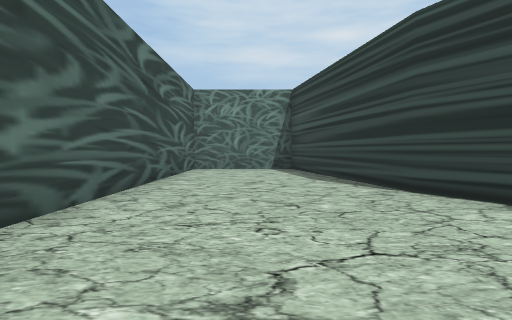
view 1 (above)

18 first-person views from a walk through a scene from a Unity 3-D project. The camera is 1.2 m above the floor, tilts 2° down and sees 85° across. The floor is counted in squares, 2 m on a side. Each view is taken from the middle of a square. On the plan, view 1 faces up. The plan holds only what a view shows up to about 9 squares ahead; the rest is blank. The place goes on beyond the plan. The player is left out.

view 2
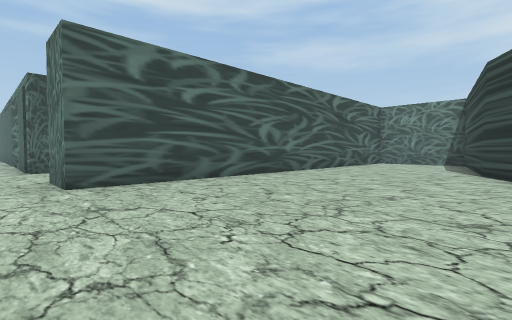

view 3
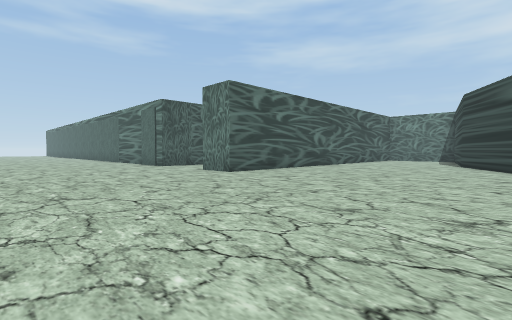

view 4
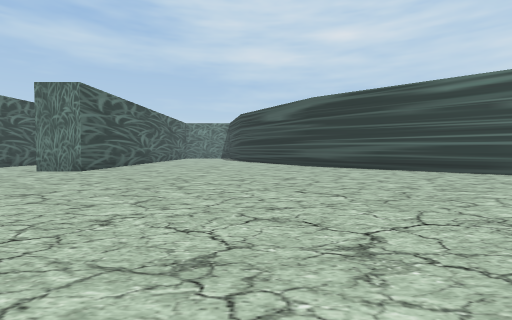

view 5
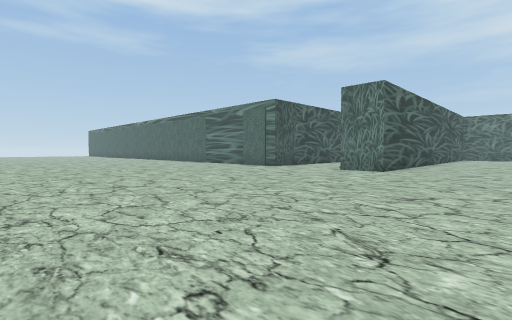

view 6
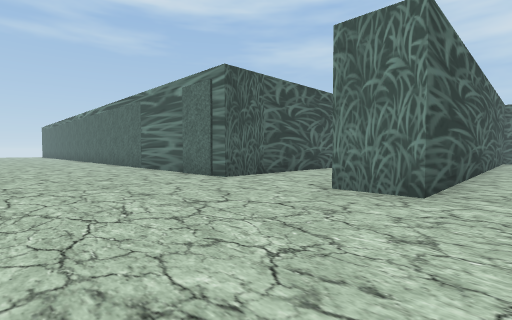

view 7
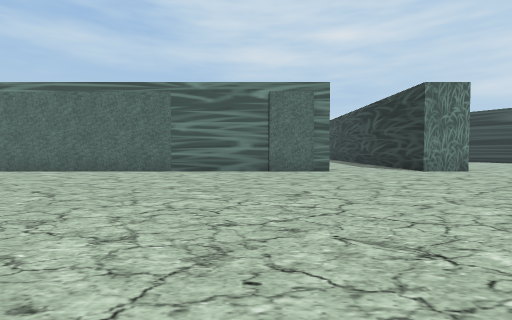

view 8
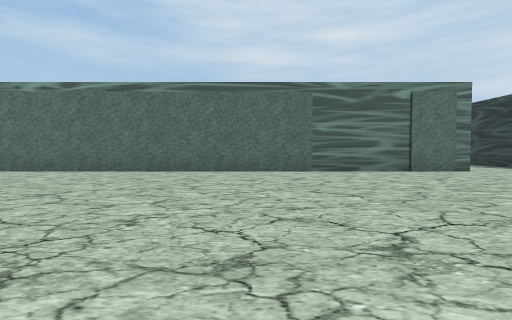

view 9
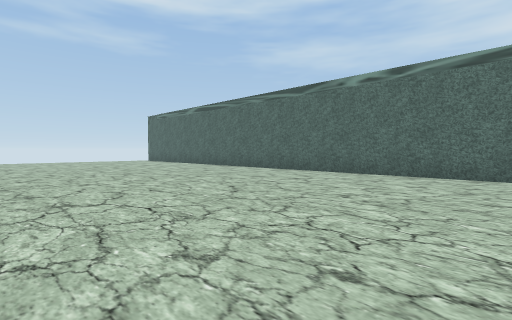

view 10
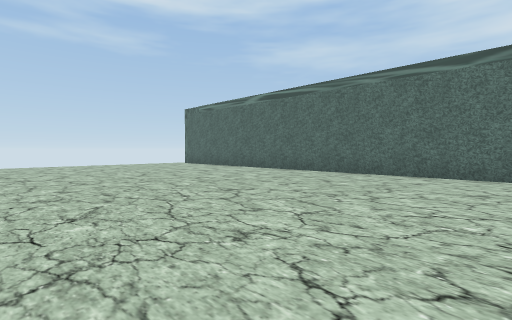

view 11
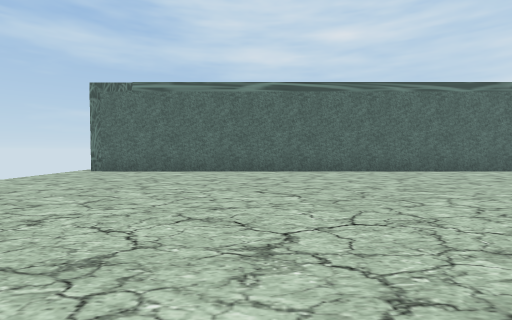

view 12
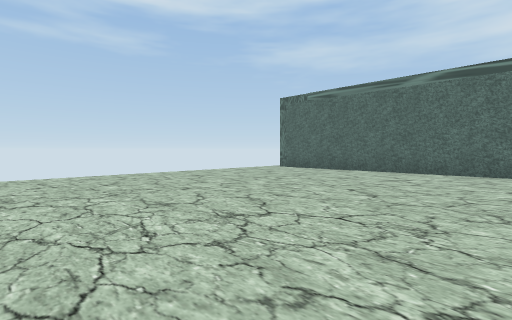

view 13
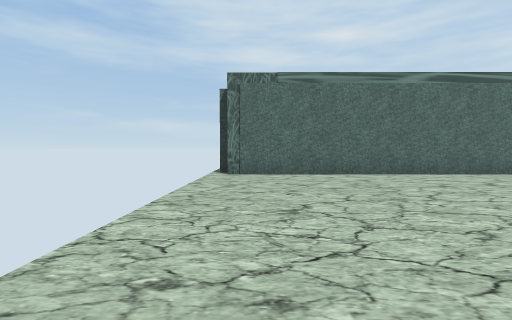

view 14
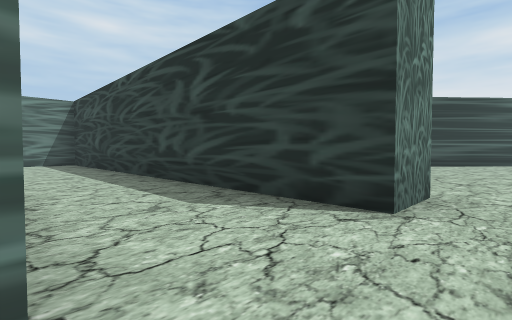

view 15
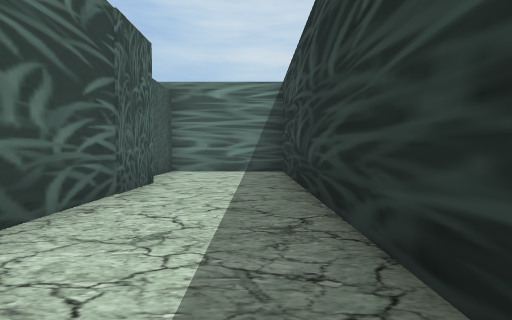

view 16
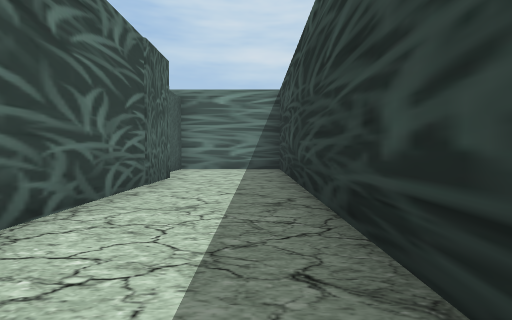

view 17
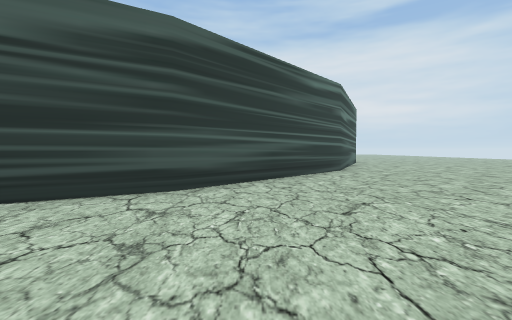

view 18
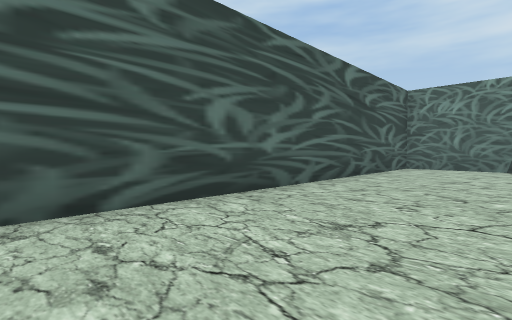

### Floor plan
Points are (right, up) in squares from view 1. A wall is a line through its corners. A room is listed if a view was taken in it or the views show most of it. See-through windows are left out.
Room 1 (views 1, 2, 3, 4, 5, 6, 7, 8, 9, 10, 11, 12, 13, 14, 15, 16, 17, 18)
walls: (-5.9, 6.1) (-5.9, -3.1) (-30.8, -3.1); (5.1, -0.8) (2.2, 3.9) (1.1, 8.9) (-2, 8.9) (-2, -3.1) (-3.2, -3.1) (-3.2, 8.9) (-6.4, 8.9) (-6.4, 7.4); (9.3, -4.5) (5, -0.7)

Where each view was taken, in squares from view 1:
view 1: 0 up, 0 right, facing up
view 2: 4 down, 3 right, facing up-left
view 3: 8 down, 4 right, facing up-left
view 4: 11 down, 3 right, facing up
view 5: 11 down, 1 right, facing up-left
view 6: 7 down, 1 left, facing up-left
view 7: 11 down, 8 left, facing up
view 8: 11 down, 12 left, facing up
view 9: 10 down, 15 left, facing up-left
view 10: 10 down, 19 left, facing up-left
view 11: 11 down, 26 left, facing up
view 12: 11 down, 24 left, facing up-left
view 13: 10 down, 30 left, facing up
view 14: 4 down, 6 left, facing up-right
view 15: 1 up, 4 left, facing up
view 16: 0 up, 4 left, facing up
view 17: 2 down, 1 right, facing right
view 18: 1 down, 1 right, facing up-left
